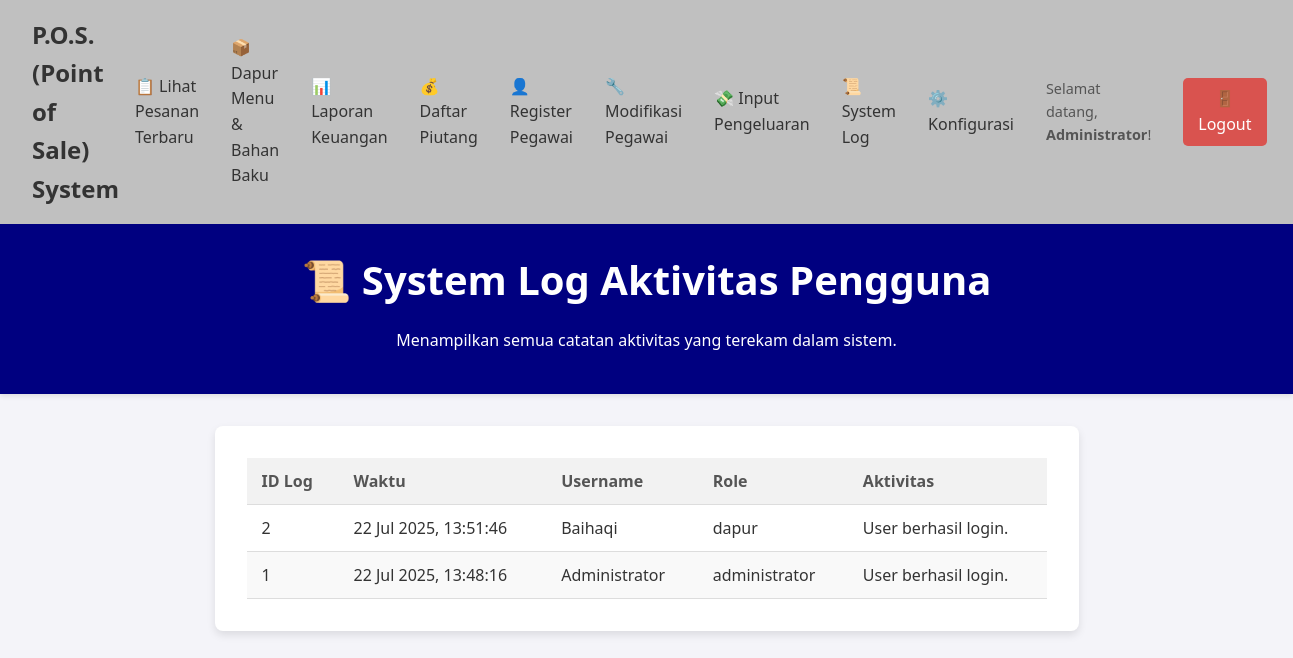
/syslog.php (signed in), run on an earlier commit of the app's database.
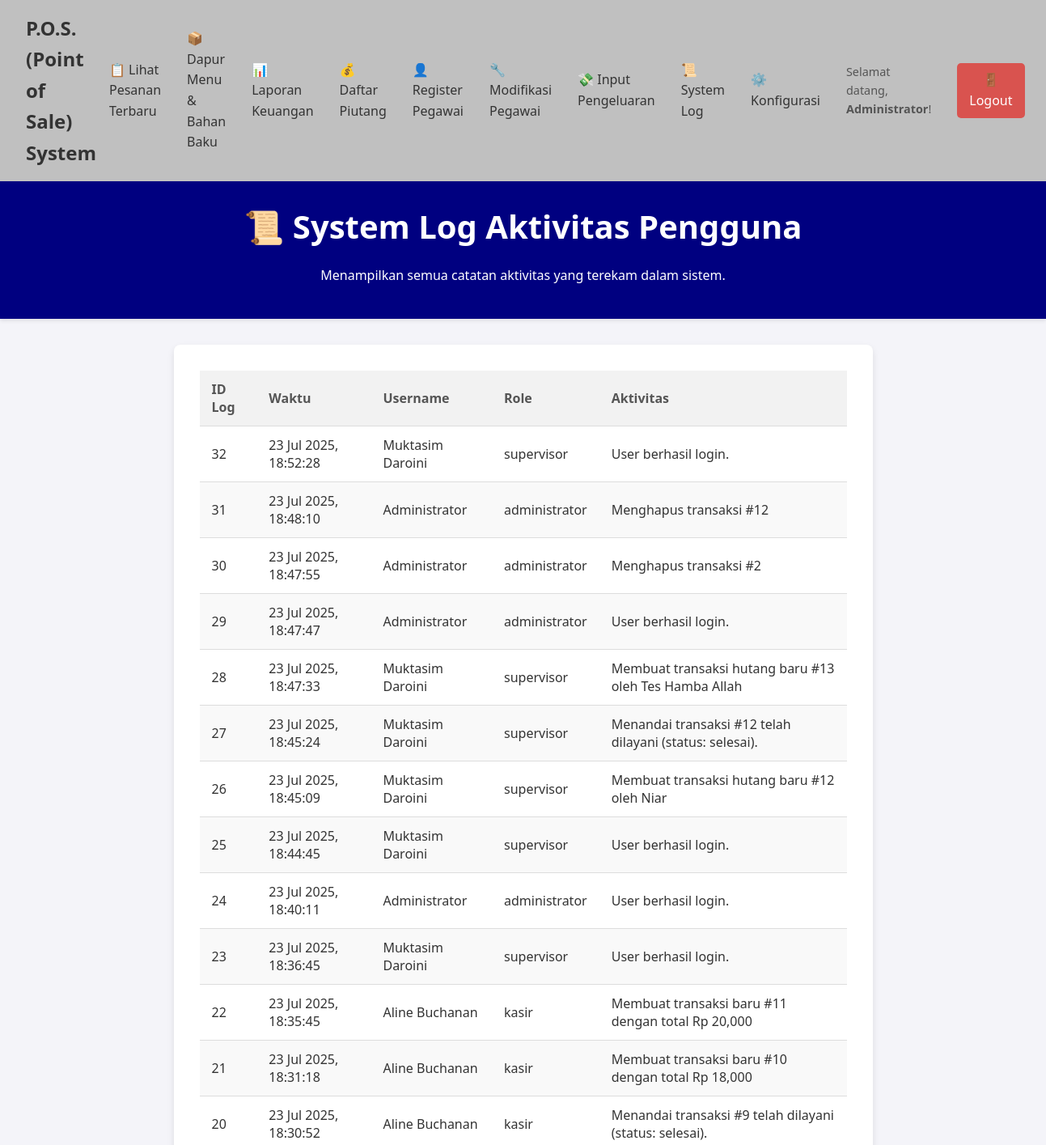
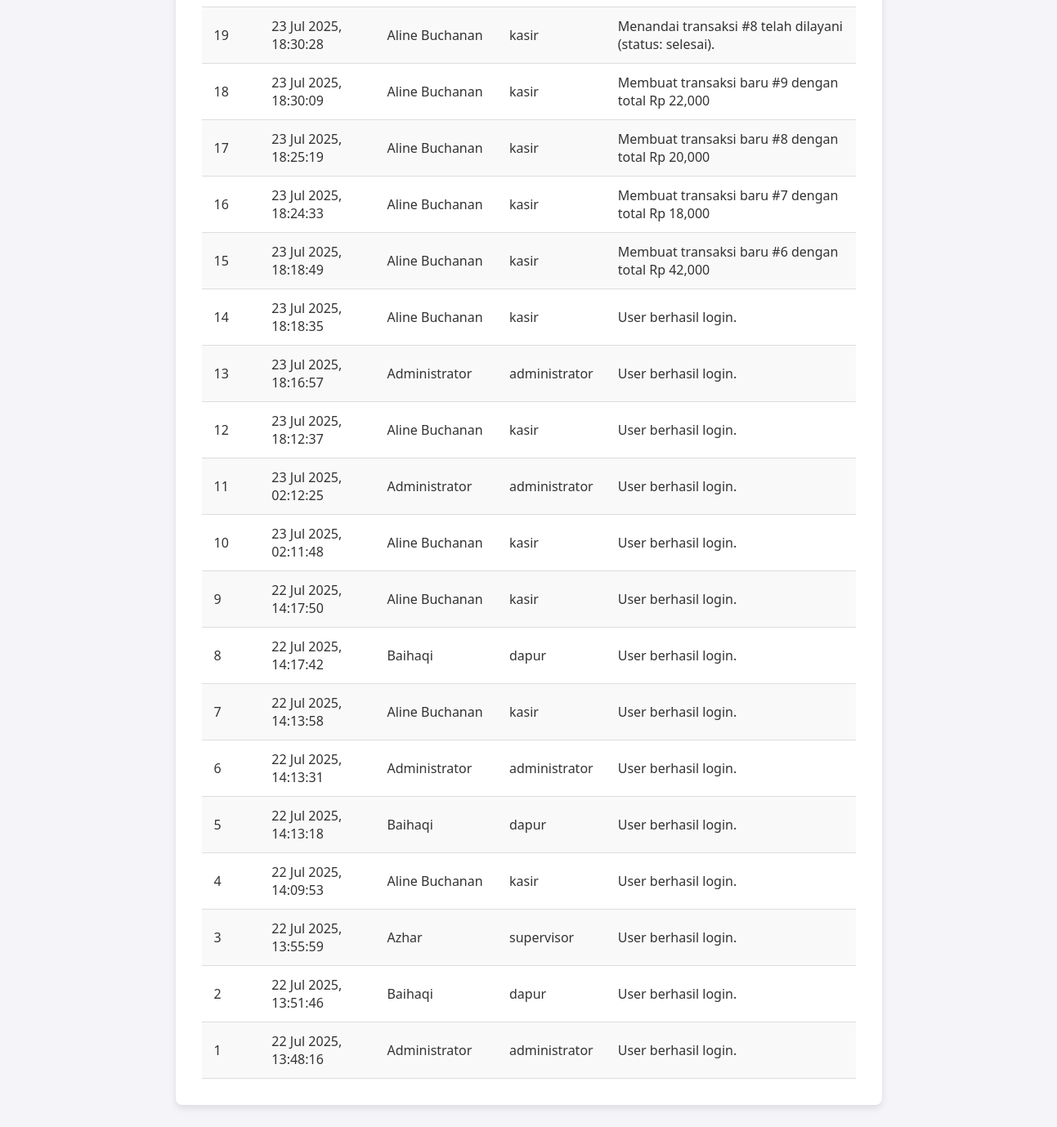
And on a later commit of the database (2 pictures, top to bottom).
### tables this page shows
CREATE TABLE `syslog` (
  `id_log` int(11) NOT NULL,
  `id_user` int(11) DEFAULT NULL,
  `username` varchar(50) NOT NULL,
  `role` varchar(20) NOT NULL,
  `waktu` datetime NOT NULL DEFAULT current_timestamp(),
  `aktivitas` varchar(255) NOT NULL
);

### syslog.php (the view, shortened to what this page needs)
<?php
include 'navbar.php';
require_once 'db_connect.php';
$sql_logs = "SELECT id_log, username, role, waktu, aktivitas FROM syslog ORDER BY waktu DESC";
$result_logs = mysqli_query($conn, $sql_logs);
?>
<!DOCTYPE html>
<html lang="id">
<head>
  <link rel="stylesheet" href="style.css">
</head>
<body>
  <header>
    <h1>📜 System Log Aktivitas Pengguna</h1>
    <p>Menampilkan semua catatan aktivitas yang terekam dalam sistem.</p>
  </header>
  <main>
    <table>
      <thead>
        <tr>
          <th>ID Log</th>
          <th>Waktu</th>
          <th>Username</th>
          <th>Role</th>
          <th>Aktivitas</th>
        </tr>
      </thead>
      <tbody>
        <?php if ($result_logs && mysqli_num_rows($result_logs) > 0): ?>
          <?php while ($log = mysqli_fetch_assoc($result_logs)): ?>
            <tr>
              <td><?= $log['id_log']; ?></td>
              <td><?= date('d M Y, H:i:s', strtotime($log['waktu'])); ?></td>
              <td><?= htmlspecialchars($log['username']); ?></td>
              <td><?= htmlspecialchars($log['role']); ?></td>
              <td><?= htmlspecialchars($log['aktivitas']); ?></td>
            </tr>
          <?php endwhile; ?>
        <?php else: ?>
          <tr>
            <td colspan="5" style="text-align:center;">Belum ada aktivitas yang tercatat.</td>
          </tr>
        <?php endif; ?>
      </tbody>
    </table>
  </main>
</body>
</html>

What changed in the data, as far as the page shows it:
added syslog: id_log "32", waktu "23 Jul 2025, 18:52:28", username "Muktasim Daroini", role "supervisor", aktivitas "User berhasil login."
added syslog: id_log "31", waktu "23 Jul 2025, 18:48:10", username "Administrator", role "administrator", aktivitas "Menghapus transaksi #12"
added syslog: id_log "30", waktu "23 Jul 2025, 18:47:55", username "Administrator", role "administrator", aktivitas "Menghapus transaksi #2"
added syslog: id_log "29", waktu "23 Jul 2025, 18:47:47", username "Administrator", role "administrator", aktivitas "User berhasil login."
added syslog: id_log "28", waktu "23 Jul 2025, 18:47:33", username "Muktasim Daroini", role "supervisor", aktivitas "Membuat transaksi hutang baru #13 oleh Tes Hamba Allah"
added syslog: id_log "27", waktu "23 Jul 2025, 18:45:24", username "Muktasim Daroini", role "supervisor", aktivitas "Menandai transaksi #12 telah dilayani (status: selesai)."
added syslog: id_log "26", waktu "23 Jul 2025, 18:45:09", username "Muktasim Daroini", role "supervisor", aktivitas "Membuat transaksi hutang baru #12 oleh Niar"
added syslog: id_log "25", waktu "23 Jul 2025, 18:44:45", username "Muktasim Daroini", role "supervisor", aktivitas "User berhasil login."
added syslog: id_log "24", waktu "23 Jul 2025, 18:40:11", username "Administrator", role "administrator", aktivitas "User berhasil login."
added syslog: id_log "23", waktu "23 Jul 2025, 18:36:45", username "Muktasim Daroini", role "supervisor", aktivitas "User berhasil login."
added syslog: id_log "22", waktu "23 Jul 2025, 18:35:45", username "Aline Buchanan", role "kasir", aktivitas "Membuat transaksi baru #11 dengan total Rp 20,000"
added syslog: id_log "21", waktu "23 Jul 2025, 18:31:18", username "Aline Buchanan", role "kasir", aktivitas "Membuat transaksi baru #10 dengan total Rp 18,000"
added syslog: id_log "20", waktu "23 Jul 2025, 18:30:52", username "Aline Buchanan", role "kasir", aktivitas "Menandai transaksi #9 telah dilayani (status: selesai)."
added syslog: id_log "19", waktu "23 Jul 2025, 18:30:28", username "Aline Buchanan", role "kasir", aktivitas "Menandai transaksi #8 telah dilayani (status: selesai)."
added syslog: id_log "18", waktu "23 Jul 2025, 18:30:09", username "Aline Buchanan", role "kasir", aktivitas "Membuat transaksi baru #9 dengan total Rp 22,000"
added syslog: id_log "17", waktu "23 Jul 2025, 18:25:19", username "Aline Buchanan", role "kasir", aktivitas "Membuat transaksi baru #8 dengan total Rp 20,000"
added syslog: id_log "16", waktu "23 Jul 2025, 18:24:33", username "Aline Buchanan", role "kasir", aktivitas "Membuat transaksi baru #7 dengan total Rp 18,000"
added syslog: id_log "15", waktu "23 Jul 2025, 18:18:49", username "Aline Buchanan", role "kasir", aktivitas "Membuat transaksi baru #6 dengan total Rp 42,000"
added syslog: id_log "14", waktu "23 Jul 2025, 18:18:35", username "Aline Buchanan", role "kasir", aktivitas "User berhasil login."
added syslog: id_log "13", waktu "23 Jul 2025, 18:16:57", username "Administrator", role "administrator", aktivitas "User berhasil login."
added syslog: id_log "12", waktu "23 Jul 2025, 18:12:37", username "Aline Buchanan", role "kasir", aktivitas "User berhasil login."
added syslog: id_log "11", waktu "23 Jul 2025, 02:12:25", username "Administrator", role "administrator", aktivitas "User berhasil login."
added syslog: id_log "10", waktu "23 Jul 2025, 02:11:48", username "Aline Buchanan", role "kasir", aktivitas "User berhasil login."
added syslog: id_log "9", waktu "22 Jul 2025, 14:17:50", username "Aline Buchanan", role "kasir", aktivitas "User berhasil login."
added syslog: id_log "8", waktu "22 Jul 2025, 14:17:42", username "Baihaqi", role "dapur", aktivitas "User berhasil login."
added syslog: id_log "7", waktu "22 Jul 2025, 14:13:58", username "Aline Buchanan", role "kasir", aktivitas "User berhasil login."
added syslog: id_log "6", waktu "22 Jul 2025, 14:13:31", username "Administrator", role "administrator", aktivitas "User berhasil login."
added syslog: id_log "5", waktu "22 Jul 2025, 14:13:18", username "Baihaqi", role "dapur", aktivitas "User berhasil login."
added syslog: id_log "4", waktu "22 Jul 2025, 14:09:53", username "Aline Buchanan", role "kasir", aktivitas "User berhasil login."
added syslog: id_log "3", waktu "22 Jul 2025, 13:55:59", username "Azhar", role "supervisor", aktivitas "User berhasil login."
